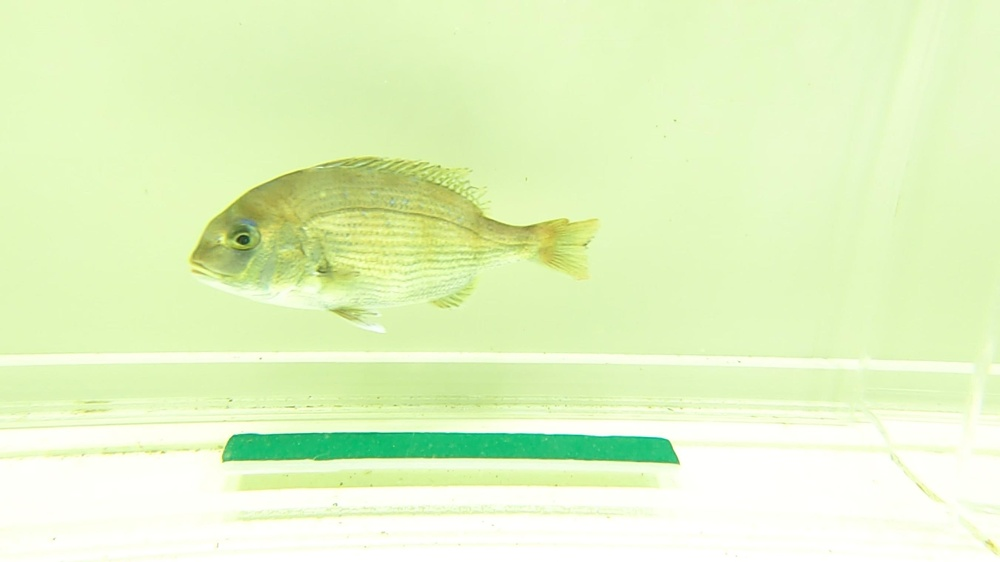
#> input picture example_data/images/disease_image/images_big_image_dataset/normal/119799_objt_rs_2020-12-15_13-14-02-33_002.JPG, 1000 x 562 px, shrunk from 2704 x 1520 before the run; its folder holds 4 pictures in this run
$ python JsonCrop06_cropping_with_extra_bound_dataset.py
#> lines starting #> are read from the running program, lines starting #| are printed output that depends on the picture
from tqdm import tqdm
import json
import os
import glob
from PIL import Image
import numpy as np

path = 'JsonCrop_dataset_annotations.json'

with open(path, 'r') as f:
#> (reads example_data/images/disease_image/JsonCrop_dataset_annotations.json from the repository)
    data = json.load(f)


target_folder = 'images_big_image_dataset/normal'

file_list = glob.glob(target_folder + '/**/*.JPG', recursive=True)
file_list2 = glob.glob(target_folder + '/**/*.jpg', recursive=True)
file_list.extend(file_list2)


problem_list = []
for fi in tqdm(file_list):
    try:
        file_name = fi.split('/')[-1]
        folder_path_list = fi.split('/')[:-1]
        if folder_path_list:
            pass
        else:
            folder_path_list = ['.']

        folder_path = os.path.join(*folder_path_list) + '_crop'
        if fi.startswith('/'):
            folder_path = f'/{folder_path}'
        os.makedirs(folder_path, exist_ok=True)

        image_info = data[file_name]
        bbox = image_info['annotation']['bbox']
        x_cen, y_cen, width, height = bbox
        # [4 lines of commented-out code are left out]
        x_min = int(x_cen )
        x_max = int(x_cen + (width))
        y_min = int(y_cen )
        y_max = int(y_cen + (height))
        im = Image.open(fi)
#> im is the input picture: PIL image 1000x562 RGB; mean R, G, B 226.6, 245.3, 195.1
        img = np.array(im)
        max_y = img.shape[0]
#> max_y = 562
        max_x = img.shape[1]
#> max_x = 1000
        x_bound = 0
        y_bound = 0
        y_min = y_min - y_bound
        y_max = y_max + y_bound
        x_min = x_min - x_bound
        x_max = x_max + x_bound
        if y_min < 0:
            y_min = 0
        if x_min < 0:
            x_min = 0

        if y_max > max_y:
            y_max = max_y
#> y_max = 562
        if x_max > max_x:
            x_max = max_x
#> x_max = 1000
        crop = img[y_min:y_max, x_min:x_max, :]
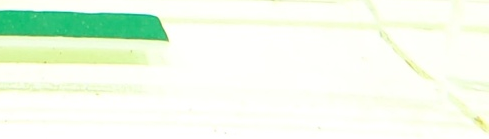
#> crop: shape (139, 489, 3); mean R, G, B 239.4, 250.3, 234.5
        crop_img = Image.fromarray(crop, "RGB")
        save_name = folder_path + '/' + file_name

        crop_img.save(save_name)
        # break
    except:
        problem_list.append(fi)

    # break


if problem_list:
    with open('problems.txt', 'w') as f:
        for line in problem_list:
            f.writelines(line + '\n')

else:
    print('all good')


print('end')
